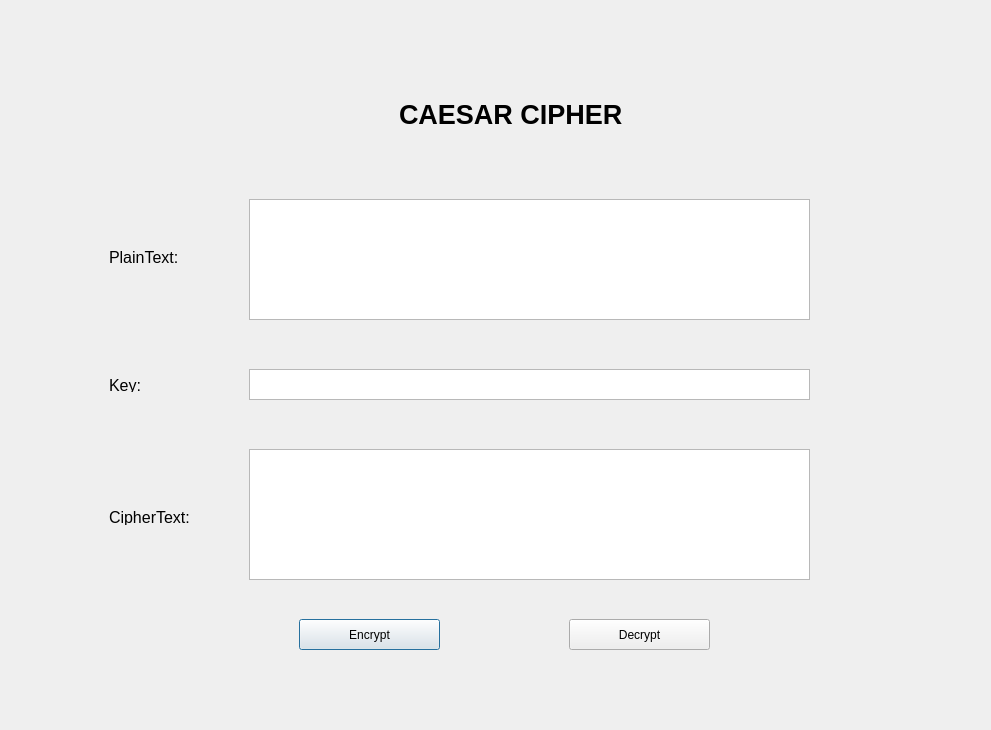
<?xml version="1.0" encoding="UTF-8"?>
<ui version="4.0">
 <class>CaesarCipher</class>
 <widget class="QDialog" name="CaesarCipher">
  <property name="geometry">
   <rect>
    <x>0</x>
    <y>0</y>
    <width>991</width>
    <height>730</height>
   </rect>
  </property>
  <property name="windowTitle">
   <string>Dialog</string>
  </property>
  <widget class="QWidget" name="widget" native="true">
   <property name="geometry">
    <rect>
     <x>9</x>
     <y>9</y>
     <width>973</width>
     <height>712</height>
    </rect>
   </property>
   <widget class="QLabel" name="label_2">
    <property name="geometry">
     <rect>
      <x>100</x>
      <y>370</y>
      <width>47</width>
      <height>13</height>
     </rect>
    </property>
    <property name="font">
     <font>
      <pointsize>12</pointsize>
     </font>
    </property>
    <property name="text">
     <string>Key:</string>
    </property>
   </widget>
   <widget class="QTextEdit" name="txtKey">
    <property name="geometry">
     <rect>
      <x>240</x>
      <y>360</y>
      <width>561</width>
      <height>31</height>
     </rect>
    </property>
   </widget>
   <widget class="QPushButton" name="btnEncrypt">
    <property name="geometry">
     <rect>
      <x>290</x>
      <y>610</y>
      <width>141</width>
      <height>31</height>
     </rect>
    </property>
    <property name="text">
     <string>Encrypt</string>
    </property>
   </widget>
   <widget class="QTextEdit" name="txtPlainText">
    <property name="geometry">
     <rect>
      <x>240</x>
      <y>190</y>
      <width>561</width>
      <height>121</height>
     </rect>
    </property>
   </widget>
   <widget class="QLabel" name="label">
    <property name="geometry">
     <rect>
      <x>100</x>
      <y>240</y>
      <width>111</width>
      <height>16</height>
     </rect>
    </property>
    <property name="font">
     <font>
      <pointsize>12</pointsize>
     </font>
    </property>
    <property name="text">
     <string>PlainText:</string>
    </property>
   </widget>
   <widget class="QPushButton" name="btnDecrypt">
    <property name="geometry">
     <rect>
      <x>560</x>
      <y>610</y>
      <width>141</width>
      <height>31</height>
     </rect>
    </property>
    <property name="text">
     <string>Decrypt</string>
    </property>
   </widget>
   <widget class="QLabel" name="label_4">
    <property name="geometry">
     <rect>
      <x>390</x>
      <y>70</y>
      <width>251</width>
      <height>71</height>
     </rect>
    </property>
    <property name="font">
     <font>
      <pointsize>20</pointsize>
      <weight>75</weight>
      <bold>true</bold>
     </font>
    </property>
    <property name="text">
     <string>CAESAR CIPHER</string>
    </property>
   </widget>
   <widget class="QLabel" name="label_3">
    <property name="geometry">
     <rect>
      <x>100</x>
      <y>500</y>
      <width>101</width>
      <height>16</height>
     </rect>
    </property>
    <property name="font">
     <font>
      <pointsize>12</pointsize>
     </font>
    </property>
    <property name="text">
     <string>CipherText:</string>
    </property>
   </widget>
   <widget class="QTextEdit" name="txtCipherText">
    <property name="geometry">
     <rect>
      <x>240</x>
      <y>440</y>
      <width>561</width>
      <height>131</height>
     </rect>
    </property>
   </widget>
  </widget>
 </widget>
 <resources/>
 <connections/>
</ui>
